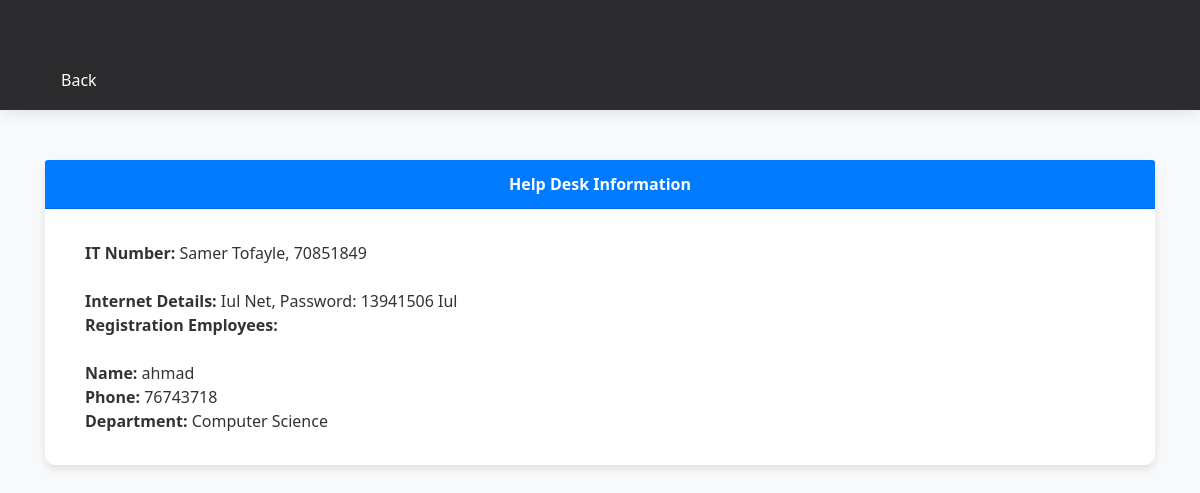
/USM_CODE/dist/help.php, run on the app's committed database.
### tables this page shows
CREATE TABLE `registration` (
  `register_id` int(11) NOT NULL,
  `name` varchar(30) NOT NULL,
  `email` varchar(30) NOT NULL,
  `password` varchar(30) NOT NULL,
  `department_id` int(11) DEFAULT NULL,
  `YearID` int(11) DEFAULT NULL,
  `staffID` int(11) DEFAULT NULL,
  `phone` varchar(255) NOT NULL,
  `admin_id` int(11) DEFAULT NULL
);

CREATE TABLE `staff` (
  `staff_id` int(100) NOT NULL,
  `role_id` int(11) DEFAULT NULL,
  `name` varchar(255) DEFAULT NULL,
  `email` varchar(255) DEFAULT NULL,
  `password` varchar(255) DEFAULT NULL,
  `description` text DEFAULT NULL
);

CREATE TABLE `departments` (
  `dept_id` int(11) NOT NULL,
  `dept_name` varchar(40) NOT NULL
);

### USM_CODE/dist/help.php (the view, shortened to what this page needs)
<!DOCTYPE html>
<html lang="en">
<head>
    <link href="https://stackpath.bootstrapcdn.com/bootstrap/4.5.2/css/bootstrap.min.css" rel="stylesheet">
</head>
<body>
<nav class="navbar">
    <div class="container">
    <a class="nav-link" href="#" onclick="window.history.back();">Back</a>
    </div>
</nav>
    <div class="container">
        <div class="card">
            <div class="card-header text-center">
                Help Desk Information
            </div>
            <div class="card-body">
                <ul class="list-group">
                    <li class="list-group-item">
                        <strong>IT Number:</strong> Samer Tofayle, 70851849
                    </li>
                    <li class="list-group-item">
                        <strong>Internet Details:</strong> Iul Net, Password: 13941506 Iul<br>
                        <strong>Registration Employees:</strong>
                    </li>
                    <?php
                    include 'connection.php';
                    $sql = "SELECT r.phone, s.name, d.dept_name
                            FROM registration r
                            JOIN departments d ON r.department_id = d.dept_id
                            JOIN staff s ON r.staffID = s.staff_id";
                    $result = $con->query($sql);
                    if ($result === false) {
                        echo "<li class='list-group-item'>Error: " . $con->error . "</li>";
                    } else {
                        if ($result->num_rows > 0) {
                            while($row = $result->fetch_assoc()) {
                                echo "<li class='list-group-item'>
                                        <strong>Name:</strong> " . $row["name"]. "<br>
                                        <strong>Phone:</strong> " . $row["phone"]. "<br>
                                        <strong>Department:</strong> " . $row["dept_name"]. "
                                      </li>";
                            }
                        } else {
                            echo "<li class='list-group-item'>No records found</li>";
                        }
                    }
                    ?>
                </ul>
            </div>
        </div>
    </div>
</body>
</html>

### USM_CODE/dist/help.php (style rules this page uses)
body { background-color: #f8f9fa; color: #333; font-family: 'Segoe UI', Tahoma, Geneva, Verdana, sans-serif; }
.container { margin-top: 50px; }
.card { border: none; border-radius: 10px; box-shadow: 0 4px 8px rgba(0, 0, 0, 0.1); }
.card-header { background-color: #007aff; color: white; font-weight: bold; }
.card-body { padding: 20px; }
.list-group-item { border: none; }
.navbar { background-color: #2c2c2e; box-shadow: 0 2px 15px rgba(0, 0, 0, 0.1); padding: 10px; }
.navbar a { color: white; text-decoration: none; }

### data on the page
registration: staffID.name "ahmad", phone "76743718", department.dept_name "Computer Science"
